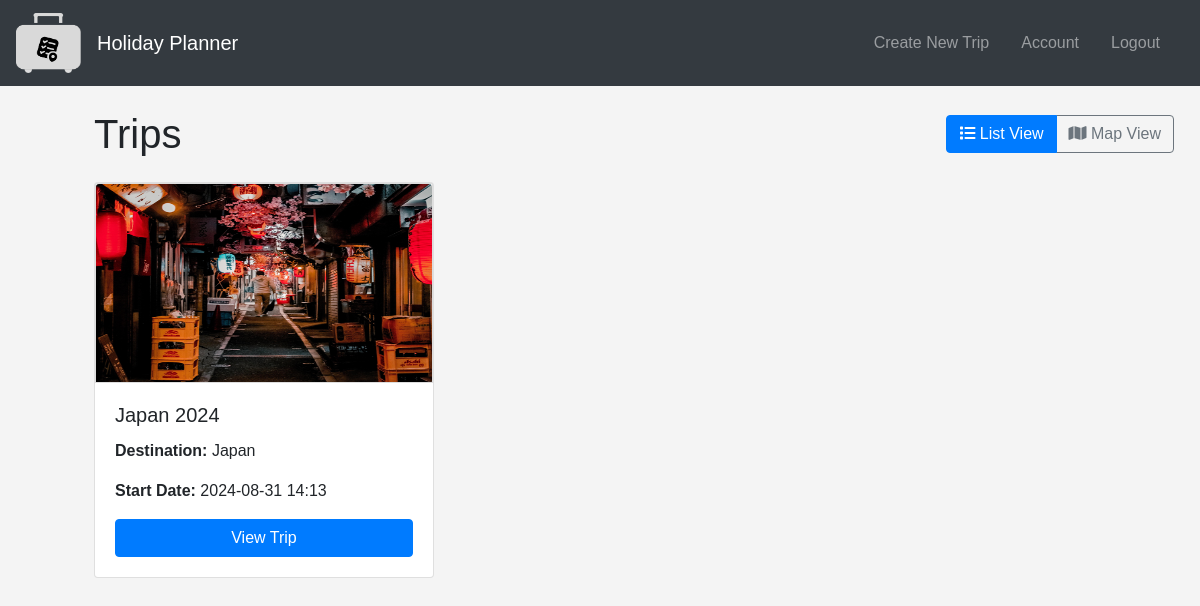
The page /home (signed in) on the database as committed earlier.
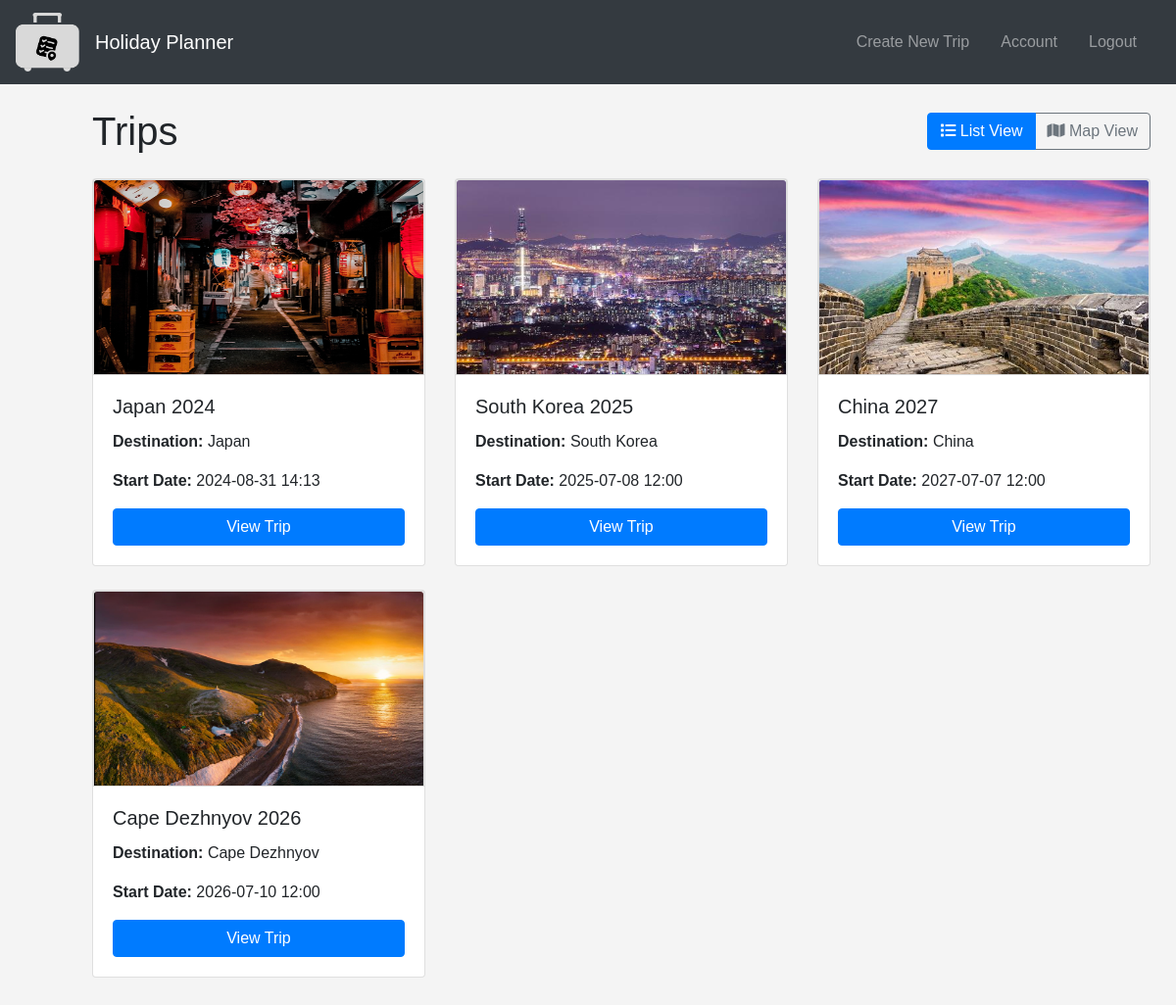
The same page on the database as committed later.
### models.py (models this page shows, shortened)
class Trip(db.Model):
    id = db.Column(db.Integer, primary_key=True)
    name = db.Column(db.String(100), nullable=False)
    date_posted = db.Column(db.DateTime, nullable=False, default=datetime.utcnow)
    destination = db.Column(db.String(100), nullable=False)
    photo_file = db.Column(db.String(20), nullable=False, default='default.jpg')
    latitude = db.Column(db.Float, nullable=False)
    longitude = db.Column(db.Float, nullable=False)
    start_date = db.Column(db.DateTime, nullable=False)
    user_id = db.Column(db.Integer, db.ForeignKey('user.id'), nullable=False)
    itineraries = db.relationship('Itinerary', backref='trip', lazy=True, cascade="all, delete-orphan")
    def serialize(self):
        return {
            'id': self.id,
            'name': self.name,
            'date_posted': self.date_posted.isoformat(),
            'destination': self.destination,
            'photo_file': self.photo_file,
            'latitude': self.latitude,
            'longitude': self.longitude,
            'start_date': self.start_date.isoformat(),
            'user_id': self.user_id
        }
    def deserialize_trip(serialized_trip):
        serialized_trip['date_posted'] = datetime.fromisoformat(serialized_trip['date_posted'])
        serialized_trip['start_date'] = datetime.fromisoformat(serialized_trip['start_date'])
        return serialized_trip

### routes.py (the view)
@app.route('/')
@app.route('/home')
def home():
    if current_user.is_authenticated:
        trips = Trip.query.filter_by(user_id=current_user.id).all()
        serialized_trips = [trip.serialize() for trip in trips]
        deserialized_trips = [Trip.deserialize_trip(trip) for trip in serialized_trips]
    else:
        deserialized_trips = []
    return render_template('home.html', trips=deserialized_trips)

### models.py (called while the page is built)
@login_manager.user_loader
def load_user(user_id):
    return User.query.get(int(user_id))

### templates/home.html (shortened to what this page needs)
{% extends "base.html" %}
{% block content %}
<div class="container mt-4">
    {% if trips %}
    <div class="d-flex justify-content-between align-items-center mb-4">
        <h1 class="mb-0">Trips</h1>
        <div class="btn-group" role="group" aria-label="View switch">
            <button id="listViewBtn" class="btn btn-outline-primary active">
                <i class="fas fa-list"></i> List View
            </button>
            <button id="mapViewBtn" class="btn btn-outline-secondary">
                <i class="fas fa-map"></i> Map View
            </button>
        </div>
    </div>
    <div id="listView" class="row">
        {% for trip in trips %}
        <div class="col-md-4 mb-4">
            <div class="card trip-card">
                <div class="card-img-top-container">
                    <img src="{{ url_for('static', filename='trip_pics/' ~ trip.photo_file) }}" class="card-img-top" alt="{{ trip.name }}">
                </div>
                <div class="card-body d-flex flex-column">
                    <h5 class="card-title">{{ trip.name }}</h5>
                    <p class="card-text"><strong>Destination:</strong> {{ trip.destination }}</p>
                    <p><strong>Start Date:</strong> {{ trip.start_date.strftime('%Y-%m-%d %H:%M') }}</p>
                    <a href="{{ url_for('trip', trip_id=trip.id) }}" class="btn btn-primary mt-auto">View Trip</a>
                </div>
            </div>
        </div>
        {% endfor %}
    </div>
    {% endif %}
</div>
{% endblock %}

### templates/base.html (shortened to what this page needs)
<!DOCTYPE html>
<html lang="en">
<head>
    <link rel="stylesheet" href="https://stackpath.bootstrapcdn.com/bootstrap/4.5.2/css/bootstrap.min.css">
    <link rel="stylesheet" href="https://cdn.jsdelivr.net/npm/flatpickr/dist/flatpickr.min.css">
    <link rel="stylesheet" href="https://unpkg.com/leaflet@1.9.4/dist/leaflet.css"/>
    <link rel="stylesheet" href="{{ url_for('static', filename='styles.css') }}">
</head>
<body>
    <nav class="navbar navbar-expand-lg navbar-dark bg-dark fixed-top">
        <a href="{{ url_for('home') }}">
            <img class="navbar-brand" src="../static/Logo/Holiday_Planner_Logo.png" width="65" height="70" >
        </a>
        <a class="navbar-brand" href="{{ url_for('home') }}">Holiday Planner</a>
        <div class="collapse navbar-collapse">
            <ul class="navbar-nav ml-auto">
                {% if current_user.is_authenticated %}
                <li class="nav-item">
                    <a class="nav-link" href="{{ url_for('new_trip') }}">Create New Trip</a>
                </li>
                <li class="nav-item">
                    <a class="nav-link" href="{{ url_for('account') }}">Account</a>
                </li>
                <li class="nav-item">
                    <a class="nav-link" href="{{ url_for('logout') }}">Logout</a>
                </li>
                {% endif %}
            </ul>
        </div>
    </nav>
    <div class="container content-wrapper mt-4">
        {% block content %}{% endblock %}
    </div>
</body>
</html>

### static/styles.css (style rules this page uses)
body { font-family: Arial, sans-serif; margin: 0; padding: 0; background-color: #f4f4f4; }
nav { background-color: #333; color: #fff; padding: 1rem; }
nav ul { list-style: none; padding: 0; }
nav ul li { display: inline; margin-right: 1rem; }
nav ul li a { color: #fff; text-decoration: none; }
.container { margin: 2rem; }
.trip-card { transition: transform 0.2s, box-shadow 0.2s; }
.card-img-top-container { width: 100%; height: 200px; border: 1px solid #ddd; display: flex; justify-content: center; align-items: center; overflow: hidden; }
.card-img-top { max-width: 100%; max-height: 100%; }
.navbar { position: sticky; top: 0; z-index: 1000; transition: top 0.3s; }

### templates/base.html (style rules this page uses)
.navbar { transition: top 0.3s; }

Rows that differ between the two databases and show on the page:
added Trip: photo_file (picture), name "South Korea 2025", destination "South Korea", start_date "2025-07-08 12:00"
added Trip: photo_file (picture), name "China 2027", destination "China", start_date "2027-07-07 12:00"
added Trip: photo_file (picture), name "Cape Dezhnyov 2026", destination "Cape Dezhnyov", start_date "2026-07-10 12:00"
